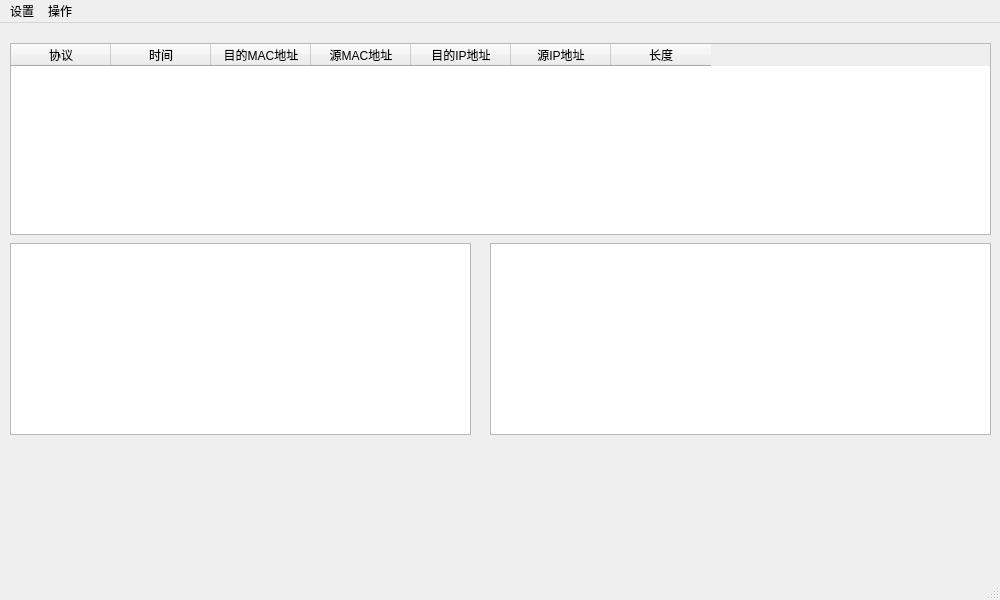
<?xml version="1.0" encoding="UTF-8"?>
<ui version="4.0">
 <class>MainWindow</class>
 <widget class="QMainWindow" name="MainWindow">
  <property name="geometry">
   <rect>
    <x>0</x>
    <y>0</y>
    <width>1000</width>
    <height>600</height>
   </rect>
  </property>
  <property name="windowTitle">
   <string>网络嗅探器</string>
  </property>
  <property name="windowIcon">
   <iconset resource="image.qrc">
    <normaloff>:/app-icon</normaloff>:/app-icon</iconset>
  </property>
  <widget class="QWidget" name="centralwidget">
   <widget class="QTableWidget" name="tableWidget">
    <property name="geometry">
     <rect>
      <x>10</x>
      <y>20</y>
      <width>981</width>
      <height>192</height>
     </rect>
    </property>
    <column>
     <property name="text">
      <string>协议</string>
     </property>
    </column>
    <column>
     <property name="text">
      <string>时间</string>
     </property>
    </column>
    <column>
     <property name="text">
      <string>目的MAC地址</string>
     </property>
    </column>
    <column>
     <property name="text">
      <string>源MAC地址</string>
     </property>
    </column>
    <column>
     <property name="text">
      <string>目的IP地址</string>
     </property>
    </column>
    <column>
     <property name="text">
      <string>源IP地址</string>
     </property>
    </column>
    <column>
     <property name="text">
      <string>长度</string>
     </property>
    </column>
   </widget>
   <widget class="QTextBrowser" name="textBrowser">
    <property name="geometry">
     <rect>
      <x>10</x>
      <y>220</y>
      <width>461</width>
      <height>192</height>
     </rect>
    </property>
   </widget>
   <widget class="QTextBrowser" name="textBrowser_2">
    <property name="geometry">
     <rect>
      <x>490</x>
      <y>220</y>
      <width>501</width>
      <height>192</height>
     </rect>
    </property>
   </widget>
  </widget>
  <widget class="QMenuBar" name="menubar">
   <property name="geometry">
    <rect>
     <x>0</x>
     <y>0</y>
     <width>1000</width>
     <height>25</height>
    </rect>
   </property>
   <widget class="QMenu" name="menu1">
    <property name="title">
     <string>设置</string>
    </property>
    <addaction name="menu1_action1"/>
    <addaction name="menu1_action2"/>
   </widget>
   <widget class="QMenu" name="menu_">
    <property name="title">
     <string>操作</string>
    </property>
    <addaction name="menu2_action1"/>
    <addaction name="menu2_action2"/>
   </widget>
   <addaction name="menu1"/>
   <addaction name="menu_"/>
  </widget>
  <widget class="QStatusBar" name="statusbar"/>
  <action name="menu1_action2">
   <property name="text">
    <string>过滤规则 </string>
   </property>
  </action>
  <action name="menu2_action1">
   <property name="text">
    <string>开始捕获</string>
   </property>
  </action>
  <action name="menu2_action2">
   <property name="text">
    <string>结束捕获</string>
   </property>
  </action>
  <action name="menu1_action1">
   <property name="text">
    <string>网卡设备选择</string>
   </property>
  </action>
 </widget>
 <resources>
  <include location="image.qrc"/>
 </resources>
 <connections/>
</ui>
